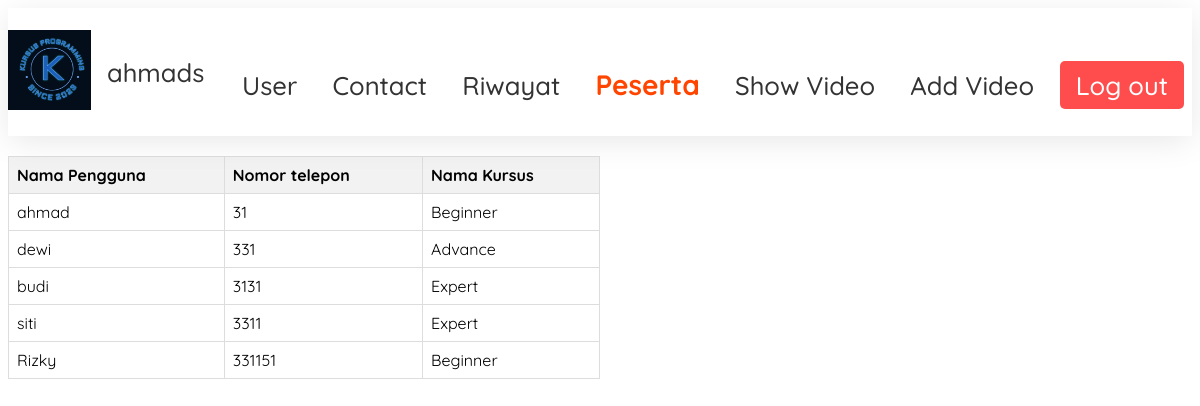
The page /admin/peserta.php (signed in) on the database its author committed.
### tables this page shows
CREATE TABLE `peserta` (
  `nomor_telepon` int(11) NOT NULL,
  `nama_pengguna` varchar(255) DEFAULT NULL,
  `id_pengguna` int(11) DEFAULT NULL,
  `id_kursus` int(11) DEFAULT NULL
);

CREATE TABLE `kursus` (
  `id_kursus` int(11) NOT NULL,
  `nama_kursus` varchar(255) DEFAULT NULL,
  `durasi_kursus` int(11) DEFAULT NULL,
  `biaya_kursus` decimal(10,2) DEFAULT NULL,
  `deskripsi_kursus` text DEFAULT NULL
);

### admin/peserta.php (the view, shortened to what this page needs)
<!DOCTYPE html>
<html lang="en">
<head>
    <link rel="stylesheet" href="css/peserta.css">
</head>
<body>
<?php
if (isset($_SESSION['username'])) {
    $username = $_SESSION['username'];
} else {
    header("Location: ../login.php");
    exit();
}
?>
<header id="header">
      <div class="header-content-div">
      <div class="logo-and-username">
            <a href="#home-sec">
                <img src="../img/Screenshot 2024-02-21 214242.png" alt="Company Logo" id="header-img" />
            </a>
            <span id="username"><?php echo $username; ?></span>
        </div>
        <nav id="nav-bar">
            <a href="admin.php" class="nav-link">User</a>
            <a href="comment.php" class="nav-link">Contact</a>
            <a href="bukti_riwayat.php" class="nav-link">Riwayat</a>
            <a href="peserta.php" class="nav-link"  id="active">Peserta</a>
            <a href="show_video.php" class="nav-link">Show Video</a>
            <a href="add_video.php" class="nav-link">Add Video</a>
            <a href="../index.php" class="nav-link" id="log-out">Log out</a>
        </nav>
      </div>
    </header>
<table>
    <thead>
        <tr>
            <th>Nama Pengguna</th>
            <th>Nomor telepon</th>
            <th>Nama Kursus</th>
        </tr>
    </thead>
    <tbody>
    <?php
$servername = "localhost";
$db_username = "root";
$db_password = "";
$dbname = "kursus";
$conn = new mysqli($servername, $db_username, $db_password, $dbname);
            $sql = "SELECT p.nomor_telepon, p.nama_pengguna, k.nama_kursus
                    FROM peserta p
                    INNER JOIN kursus k ON p.id_kursus = k.id_kursus";
            $result = $conn->query($sql);
            if ($result->num_rows > 0) {
                while ($row = $result->fetch_assoc()) {
                    echo "<tr>";
                    echo "<td>" . $row['nama_pengguna'] . "</td>";
                    echo "<td>" . $row['nomor_telepon'] . "</td>";
                    echo "<td>" . $row['nama_kursus'] . "</td>";
                    echo "</tr>";
                }
            } else {
                echo "<tr><td colspan='3'>No data found</td></tr>";
            }
            ?>
    </tbody>
</table>
</body>
</html>

### admin/css/peserta.css (style rules this page uses)
#header { height: max-content; font-family: "Quicksand", sans-serif; width: 100%; background-color: white; padding: 1rem 0; position: sticky; z-index: 99; top: 0; left: 0; box-shadow: 0 6px 31px -2px rgba(0, 0, 0, 0.1); }
.header-content-div { max-width: 95rem; width: auto; margin: 0 auto; display: flex; justify-content: space-between; align-items: center; }
#header-img { height: 5rem; width: auto; }
nav { position: relative; top: 0.8rem; display: flex; align-items: center; font-size: 1.6rem; font-weight: 500; padding: 1.5rem 0; font-family: "Quicksand" sans-serif; }
.nav-link { text-decoration: none; color: #333; margin: 0 0.5rem; padding: 0 0.6rem; transition: border-bottom 0.2s; }
#log-out { background-color: #ff4d4d; color: white; padding: 0.5rem 1rem; border-radius: 5px; transition: background-color 0.3s ease, color 0.3s ease; }
.logo-and-username { display: flex; align-items: center; }
#username { font-size: 1.6rem; font-weight: 500; color: #333; margin-left: 1rem; font-family: "Quicksand", sans-serif; text-align: start; }
table { border-collapse: collapse; width: 50%; margin-top: 20px; font-family: "quicksand", sans-serif; }
th, td { border: 1px solid #dddddd; text-align: left; padding: 8px; }
th { background-color: #f2f2f2; }
#active { color: orangered; font-size: 28px; font-weight: bold; }

### rows shown on the page
peserta: nama_pengguna "ahmad", nomor_telepon "31", id_kursus.nama_kursus "Beginner"
peserta: nama_pengguna "dewi", nomor_telepon "331", id_kursus.nama_kursus "Advance"
peserta: nama_pengguna "budi", nomor_telepon "3131", id_kursus.nama_kursus "Expert"
peserta: nama_pengguna "siti", nomor_telepon "3311", id_kursus.nama_kursus "Expert"
peserta: nama_pengguna "Rizky", nomor_telepon "331151", id_kursus.nama_kursus "Beginner"

### other values the page prints
$username "ahmads"
